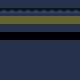

Below is a game level as drawn by its tile map, then a one-line description and the .tmx file that defines it, in full:
An orthogonal 10x10 tile map with 8x8 px tiles, 1 tile layer (Tile Layer 1).

<map version="1.0" orientation="orthogonal" renderorder="right-down" width="10" height="10" tilewidth="8" tileheight="8" nextobjectid="1">
 <tileset firstgid="1" name="Dungeon" tilewidth="8" tileheight="8" tilecount="138">
  <image source="dungeonTiles.png" width="48" height="184" />
 </tileset>
 <layer name="Tile Layer 1" width="10" height="10">
  <data encoding="csv">
1,1,1,1,1,1,1,1,1,1,
2,2,2,2,2,2,2,2,2,2,
7,7,7,7,7,7,7,7,7,7,
1,1,1,1,1,1,1,1,1,1,
0,0,0,0,0,0,0,0,0,0,
1,1,1,1,1,1,1,1,1,1,
1,1,1,1,1,1,1,1,1,1,
1,1,1,1,1,1,1,1,1,1,
1,1,1,1,1,1,1,1,1,1,
1,1,1,1,1,1,1,1,1,1
</data>
 </layer>
</map>
